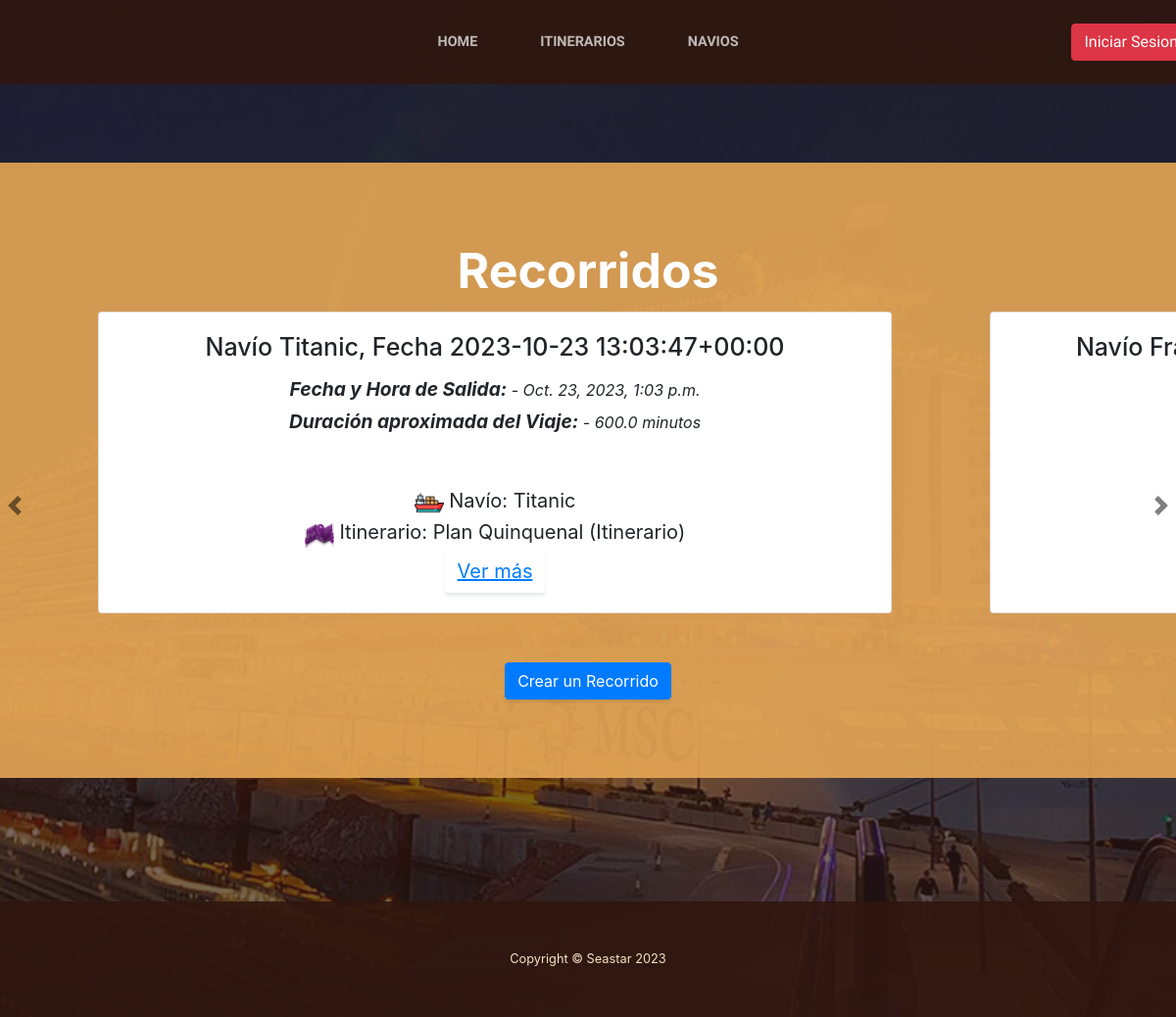
The page /adminRecorridos.html on the database as committed earlier.
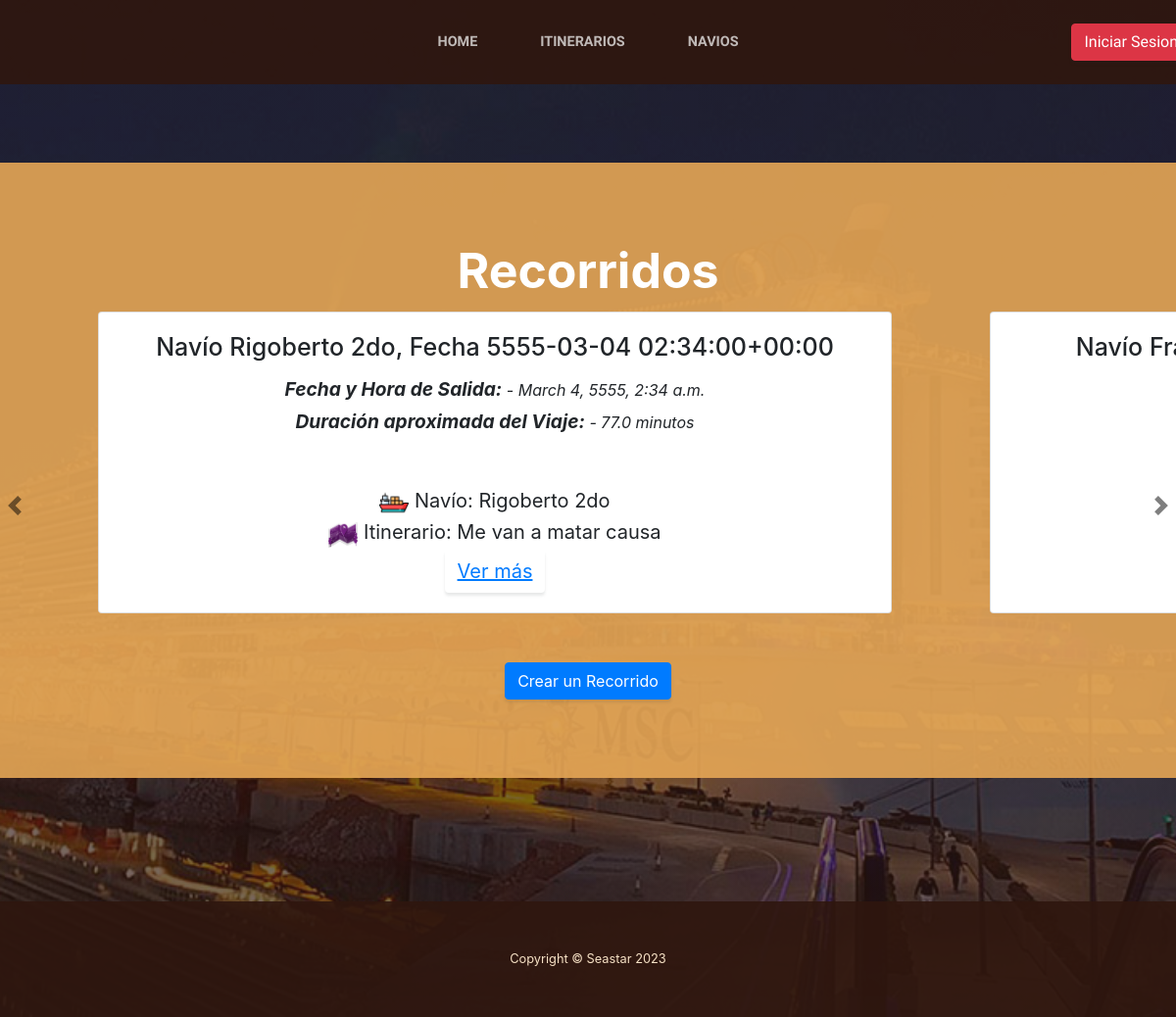
The same page on the database as committed later.
### seastar/models.py (models this page shows, shortened)
class Recorrido(models.Model):
    numeroEscala = models.IntegerField("Numero Escala")
    itinerarioRealizado = models.ForeignKey(Itinerario, on_delete=models.CASCADE)
    navioDelViaje = models.ForeignKey(Navio, on_delete=models.CASCADE)
    fechaViaje = models.DateTimeField("Fecha de Inicio del viaje")
    duracionViaje = models.FloatField("Duración aproximada del viaje")
    def __str__(self) -> str:
        return f'Navío {self.navioDelViaje}, Fecha {self.fechaViaje}'

class Navio (models.Model):
    codigoNavio = models.IntegerField("Código")
    nombreNavio = models.CharField("Nombre", max_length=50)
    altura = models.FloatField("Altura")
    eslora = models.FloatField("Eslora")
    manga = models.FloatField("Manga")
    desplazamiento = models.FloatField("Desplazamiento")
    autonomiaViaje = models.FloatField("Autonomía de Viajes")
    cantidadCamarotes = models.IntegerField("Cantidad de Camarotes")
    maxCantidadPasajeros = models.IntegerField("Cantidad máxima de Pasajeros")
    cantidadMotores = models.IntegerField("Cantidad de Motores")
    cantidadTripulantes = models.IntegerField("Cantidad de Tripulantes")
    def __str__(self) -> str:
        return self.nombreNavio

class Itinerario(models.Model):
    nombreItinerario = models.CharField("Nombre del Itinerario", max_length=255)
    descripcionItinerario = models.TextField("Descripción del Itinerario")
    listaPuertos = models.ManyToManyField(Puerto)
    categoriaItinerario = models.ForeignKey(CategoriaItinerario, on_delete=models.CASCADE)

### seastar/views.py (the view, shortened to what this page needs)
# urls.py: path("adminRecorridos.html", AdminRecorridosView.as_view(), name="adminRecorridos"),
class AdminRecorridosView(View):
    def get(self, request):
        logged_user = getLoggedUser(request)
        recorridos = Recorrido.objects.all()
        navios = Navio.objects.all()
        itinerarios = Itinerario.objects.all()
        reservas = ReservaCamarote.objects.all()
        return render(request, "adminRecorridos.html", {
            "itinerarios": itinerarios,
            "reservas": reservas,
            "navios": navios,
            "recorridos": recorridos,
            "logged_user": logged_user
        })

### seastar/models.py (called while the page is built)
    def __str__(self) -> str:
        return self.nombreCategoria

### seastar/views.py (called while the page is built)
def getLoggedUser(request: HttpRequest):
    return request.session.get("user", "Iniciar Sesion")

### seastar/templates/adminRecorridos.html (shortened to what this page needs)
{% extends "index.html" %}
    {% load static %}
    {% block content %}
        <link href="{% static 'css/adminRecorridos.css'%}" rel="stylesheet">
        <section class="page-section cta" style="background-color: 5">
            <h5 class="card-title text-center" style="font-size: 50px;color:white;font-weight: bold;">Recorridos</h5>
            <div id="carouselExampleCaptions" class="carousel carousel-dark slide" data-bs-ride="false">
                <div class="carousel-inner">
                        {% for recorrido in recorridos%}
                            {% if forloop.first or not forloop.counter|divisibleby:"2" %}
                                <div class="carousel-item {% if forloop.first %}active{% endif %} text-center">
                            {% endif %}
                                <div class="cards-wrapper">
                                    <div class="card cards-wrapper" style="margin-left: 100px; width: 810px">
                                        <div class="card-body">
                                            <h5 class="card-title" style="font-size: 25px">{{recorrido}}</h5>
                                            <p class="address mb-5">
                                                <em>
                                                    <strong>Fecha y Hora de Salida: </strong>
                                                        - {{ recorrido.fechaViaje }}
                                                </em>
                                                <br/>
                                                <em>
                                                    <strong>Duración aproximada del Viaje: </strong>
                                                        - {{ recorrido.duracionViaje }} minutos
                                                </em>
                                            </p>
                                            <img src="{% static 'img/navio.png' %}" style="width:30px"></img><a style="font-size: 20px"> Navío: {{ recorrido.navioDelViaje.nombreNavio }}</a> <br />
                                            <img src="{% static 'img/itinerario.png' %}" style="width:30px" ></img><a style="font-size: 20px"> Itinerario: {{ recorrido.itinerarioRealizado.nombreItinerario }}</a> <br />
                                            <button class="btn-link btn" style="font-size: 20px" onclick=hide(sessionStorage.mostrar),show('{{recorrido.id}}'),save('{{recorrido.id}}'),scrollToElement('{{recorrido.id}}')>Ver más</button>
                                        </div>
                                    </div>
                                </div>
                            {% if forloop.last or forloop.counter|divisibleby:"2" %}
                                </div>
                            {% endif %}
                        {% endfor %}
                    </div>
                    <button class="carousel-control-prev" type="button" data-bs-target="#carouselExampleCaptions" data-bs-slide="prev" style="padding-right:150px">
                        <span class="carousel-control-prev-icon" aria-hidden="true"></span>
                    </button>
                    <button class="carousel-control-next" type="button" data-bs-target="#carouselExampleCaptions" data-bs-slide="next" style="padding-left:150px">
                        <span class="carousel-control-next-icon" aria-hidden="true"></span>
                    </button>
                    <div class="text-center" style="padding-top: 50px">
                        <button class="btn btn-primary" onclick=show("crearRecorrido"),scrollToElement('crearRecorrido')>Crear un Recorrido</button>
                    </div>
                </div>
        </section>
        <div class="container" style="margin-bottom: 30px">
            <div class="row p-2" style="margin-bottom: 30px">
            </div>
        </div>
    {% endblock %}

### seastar/templates/index.html (shortened to what this page needs)
<!DOCTYPE html>
<html lang="en">
    <head>
        {% load static %}
        <link href="{% static 'css/styles.css' %}" rel="stylesheet" />
        <link rel="stylesheet" href="https://maxcdn.bootstrapcdn.com/bootstrap/4.0.0/css/bootstrap.min.css">
        <link href="{% static 'css/index.css'%}" rel="stylesheet">
    </head>
    <body>
        <nav class="navbar-nav navbar-expand-lg navbar-dark py-lg-4" id="mainNav">
            <div class="container">
                <div class="collapse navbar-collapse" id="navbarSupportedContent">
                    <ul class="navbar-nav mx-auto barra">
                        <li class="nav-item px-lg-4"><a class="nav-link text-uppercase" href="/">Home</a></li>
                        <li class="nav-item px-lg-4"><a class="nav-link text-uppercase" href="/itinerarios.html">Itinerarios</a></li>
                        <li class="nav-item px-lg-4"><a class="nav-link text-uppercase" href="/navios.html">Navios</a></li>
                        <a class="loginbtn" href="login.html">
                            <button class="btn btn-danger btn-xl">
                                {% if logged_user %}
                                    {{ logged_user }}
                                {% endif %}
                            </button>
                        </a>
                    </ul>
                </div>
            </div>
        </nav>
        {% block content %}{% endblock %}
        <footer class="footer text-faded text-center py-5">
            <div class="container"><p class="m-0 small">Copyright &copy; Seastar 2023</p></div>
        </footer>
    </body>
</html>

### seastar/static/css/index.css (style rules this page uses)
.barra { position: relative; width: 100vw; place-content: center; }
.loginbtn { position: absolute; right: -60px; }

### seastar/static/css/adminRecorridos.css (style rules this page uses)
.carousel-inner .carousel-item.active, .carousel-inner .carousel-item-next, .carousel-inner .carousel-item-prev { display: flex; }

Rows that differ between the two databases and show on the page:
removed Recorrido: navioDelViaje+fechaViaje "Navío Titanic, Fecha 2023-10-23 13:03:47+00:00", fechaViaje "Oct. 23, 2023, 1:03 p.m.", duracionViaje "600.0", navioDelViaje.nombreNavio "Titanic", itinerarioRealizado.nombreItinerario "Plan Quinquenal (Itinerario)"
now on this page (row edited): Recorrido: navioDelViaje+fechaViaje "Navío Rigoberto 2do, Fecha 5555-03-04 02:34:00+00:00", fechaViaje "March 4, 5555, 2:34 a.m.", duracionViaje "77.0", navioDelViaje.nombreNavio "Rigoberto 2do", itinerarioRealizado.nombreItinerario "Me van a matar causa"
